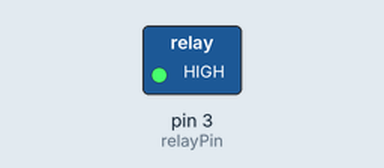
This sketch was run on a simulated Arduino Uno, built with avr-gcc and run on an emulated ATmega328P. On the bench: switched loads named in the sketch (green lamp = pin HIGH).

Above: at 2.5 s.
At 7.5 s:
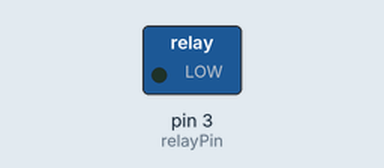
Timing chart, 0 to 13.0 s (numbered marks = the images above):
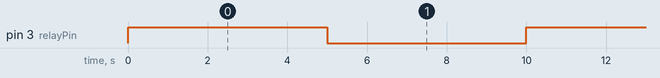

The sketch:

relay.ino
```cpp
int relayPin = 3;

void setup()
{
pinMode(relayPin, OUTPUT);
digitalWrite(relayPin, LOW);
}
void loop()
{

// turn the relay on (HIGH is the voltage level)

digitalWrite(relayPin, HIGH);
// wait for a second
delay (5000);
// turn the relay off by making the voltage LOW
digitalWrite(relayPin, LOW);
// wait for a second
delay (5000); }
```

Measured:
- by itself, pin 3 (relayPin): alternates HIGH for 5.0 s and LOW for 5.0 s
